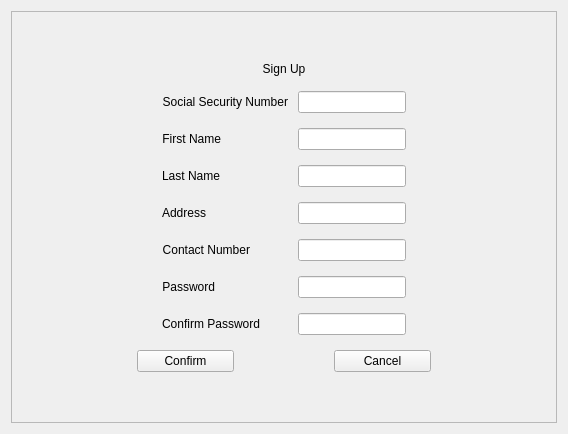
      <widget class="QWidget" name="W_SignUp">
       <layout class="QHBoxLayout" name="horizontalLayout_5">
        <item>
         <widget class="QFrame" name="F_SignUp">
          <property name="maximumSize">
           <size>
            <width>700</width>
            <height>500</height>
           </size>
          </property>
          <property name="frameShape">
           <enum>QFrame::StyledPanel</enum>
          </property>
          <property name="frameShadow">
           <enum>QFrame::Raised</enum>
          </property>
          <layout class="QVBoxLayout" name="verticalLayout_8">
           <property name="spacing">
            <number>15</number>
           </property>
           <property name="leftMargin">
            <number>50</number>
           </property>
           <property name="topMargin">
            <number>50</number>
           </property>
           <property name="rightMargin">
            <number>50</number>
           </property>
           <property name="bottomMargin">
            <number>50</number>
           </property>
           <item>
            <widget class="QLabel" name="F_SignUpTitle">
             <property name="text">
              <string>Sign Up</string>
             </property>
             <property name="alignment">
              <set>Qt::AlignCenter</set>
             </property>
            </widget>
           </item>
           <item>
            <layout class="QFormLayout" name="FL_SignUpInputs">
             <property name="horizontalSpacing">
              <number>10</number>
             </property>
             <property name="verticalSpacing">
              <number>15</number>
             </property>
             <property name="leftMargin">
              <number>100</number>
             </property>
             <property name="topMargin">
              <number>0</number>
             </property>
             <property name="rightMargin">
              <number>100</number>
             </property>
             <item row="0" column="0">
              <widget class="QLabel" name="L_SignUp_SSNTitle">
               <property name="text">
                <string>Social Security Number</string>
               </property>
               <property name="alignment">
                <set>Qt::AlignRight|Qt::AlignTrailing|Qt::AlignVCenter</set>
               </property>
              </widget>
             </item>
             <item row="0" column="1">
              <widget class="QLineEdit" name="LE_SignUp_SSN"/>
             </item>
             <item row="1" column="0">
              <widget class="QLabel" name="L_SignUp_FName">
               <property name="text">
                <string>First Name</string>
               </property>
               <property name="alignment">
                <set>Qt::AlignRight|Qt::AlignTrailing|Qt::AlignVCenter</set>
               </property>
              </widget>
             </item>
             <item row="1" column="1">
              <widget class="QLineEdit" name="LE_SignUp_FName"/>
             </item>
             <item row="2" column="0">
              <widget class="QLabel" name="L_SignUp_LName">
               <property name="text">
                <string>Last Name</string>
               </property>
               <property name="alignment">
                <set>Qt::AlignRight|Qt::AlignTrailing|Qt::AlignVCenter</set>
               </property>
              </widget>
             </item>
             <item row="2" column="1">
              <widget class="QLineEdit" name="LE_SignUp_LName"/>
             </item>
             <item row="3" column="0">
              <widget class="QLabel" name="L_SignUp_AddressTitle">
               <property name="text">
                <string>Address</string>
               </property>
               <property name="alignment">
                <set>Qt::AlignRight|Qt::AlignTrailing|Qt::AlignVCenter</set>
               </property>
              </widget>
             </item>
             <item row="3" column="1">
              <widget class="QLineEdit" name="LE_SignUp_Address"/>
             </item>
             <item row="4" column="0">
              <widget class="QLabel" name="L_SignUp_ContactNumber">
               <property name="text">
                <string>Contact Number</string>
               </property>
               <property name="alignment">
                <set>Qt::AlignRight|Qt::AlignTrailing|Qt::AlignVCenter</set>
               </property>
              </widget>
             </item>
             <item row="4" column="1">
              <widget class="QLineEdit" name="LE_SignUp_ContactNumber"/>
             </item>
             <item row="5" column="0">
              <widget class="QLabel" name="L_SignUp_PasswordTitle">
               <property name="text">
                <string>Password</string>
               </property>
               <property name="alignment">
                <set>Qt::AlignRight|Qt::AlignTrailing|Qt::AlignVCenter</set>
               </property>
              </widget>
             </item>
             <item row="5" column="1">
              <widget class="QLineEdit" name="LE_SignUp_Password">
               <property name="inputMethodHints">
                <set>Qt::ImhHiddenText|Qt::ImhNoAutoUppercase|Qt::ImhNoPredictiveText|Qt::ImhSensitiveData</set>
               </property>
               <property name="text">
                <string/>
               </property>
               <property name="echoMode">
                <enum>QLineEdit::Password</enum>
               </property>
               <property name="clearButtonEnabled">
                <bool>false</bool>
               </property>
              </widget>
             </item>
             <item row="6" column="0">
              <widget class="QLabel" name="L_SignUp_PasswordConfirmTitle">
               <property name="text">
                <string>Confirm Password</string>
               </property>
               <property name="alignment">
                <set>Qt::AlignRight|Qt::AlignTrailing|Qt::AlignVCenter</set>
               </property>
              </widget>
             </item>
             <item row="6" column="1">
              <widget class="QLineEdit" name="LE_SignUp_PasswordConfirm">
               <property name="inputMethodHints">
                <set>Qt::ImhHiddenText|Qt::ImhNoAutoUppercase|Qt::ImhNoPredictiveText|Qt::ImhSensitiveData</set>
               </property>
               <property name="echoMode">
                <enum>QLineEdit::Password</enum>
               </property>
              </widget>
             </item>
            </layout>
           </item>
           <item>
            <layout class="QHBoxLayout" name="HL_SignUpButtons">
             <property name="spacing">
              <number>100</number>
             </property>
             <property name="leftMargin">
              <number>75</number>
             </property>
             <property name="rightMargin">
              <number>75</number>
             </property>
             <item>
              <widget class="QPushButton" name="PB_SignUp_Confirm">
               <property name="text">
                <string>Confirm</string>
               </property>
              </widget>
             </item>
             <item>
              <widget class="QPushButton" name="PB_SignUp_Cancel">
               <property name="text">
                <string>Cancel</string>
               </property>
              </widget>
             </item>
            </layout>
           </item>
          </layout>
         </widget>
        </item>
       </layout>
      </widget>
